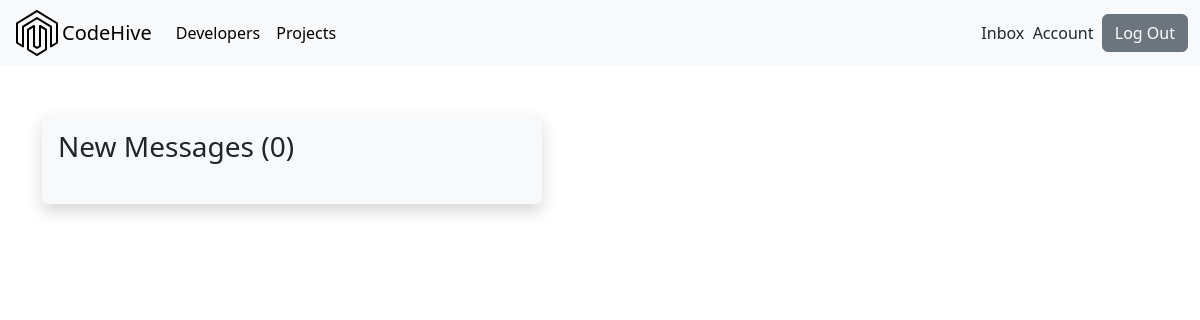
Page /inbox/ (signed in) on the earlier database version.
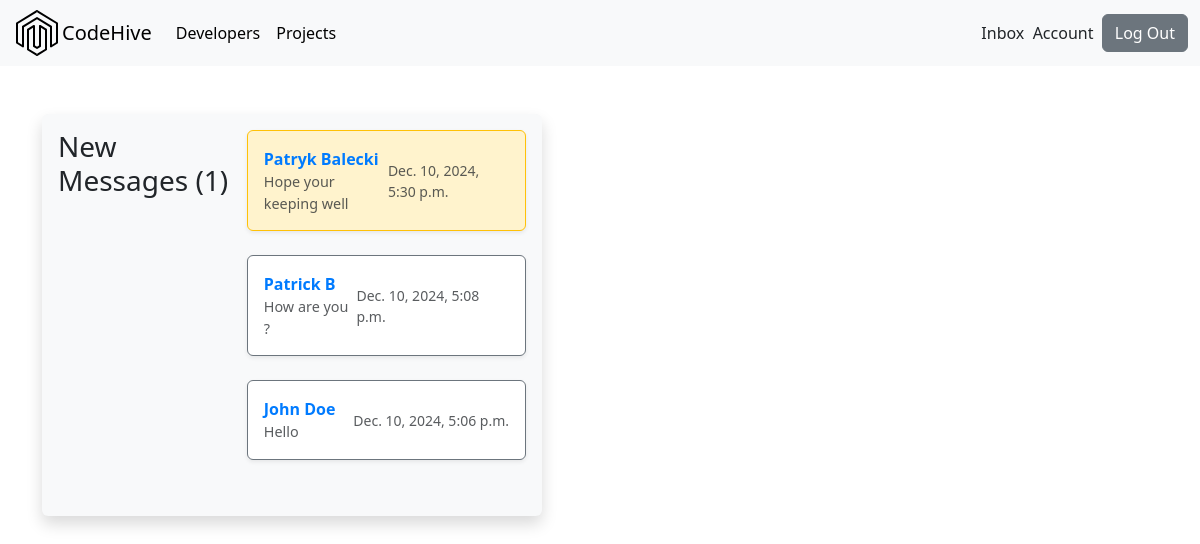
Same page on the later database version.
### users/models.py (models this page shows, shortened)
class Message(models.Model):
    sender = models.ForeignKey(Profile, on_delete=models.SET_NULL, null=True, blank=True)
    recipient = models.ForeignKey(Profile, on_delete=models.SET_NULL, null=True, blank=True, related_name="messages")
    name = models.CharField(max_length=200, null=True, blank=True)
    email = models.EmailField(max_length=200, null=True, blank=True)
    subject = models.CharField(max_length=200, null=True, blank=True)
    body = models.TextField()
    is_read = models.BooleanField(default=False, null=True)
    created = models.DateTimeField(auto_now_add=True)
    id = models.UUIDField(default=uuid.uuid4, unique=True,primary_key=True, editable=False)
    class Meta:
        ordering = ['is_read', '-created']

### users/views.py (the view)
# urls.py: path('inbox/', views.inbox, name="inbox"),
@login_required(login_url='login')
def inbox(request):
    profile = request.user.profile
    messageRequests = profile.messages.all()
    unreadCount = messageRequests.filter(is_read=False).count()
    context = {'messageRequests': messageRequests, 'unreadCount': unreadCount}
    return render(request, 'users/inbox.html', context)

### users/templates/users/inbox.html
{% extends 'main.html' %}
{% block content %}
<main class="inbox py-5">
    <div class="container">
      <div class="content-box bg-light p-3 rounded shadow">
        <h3 class="inbox-title mb-4">
          New Messages (<span>{{ unreadCount }}</span>)
        </h3>
        <ul class="messages list-unstyled">
          {% for message in messageRequests %}
          {% if message.is_read == False %}
          <li class="message message-unread">
            {% else %}
          <li class="message">
            {% endif %}
          <li class="message mb-4 {% if not message.is_read %}bg-warning-light border-warning{% else %}bg-white border-secondary{% endif %} border rounded p-3 shadow-sm">
            <a href="{% url 'message' message.id %}" class="text-decoration-none text-dark d-flex justify-content-between align-items-center">
              <div>
                <span class="message__author fw-bold">{{ message.name }}</span>
                <span class="message__subject d-block text-muted">{{ message.subject }}</span>
              </div>
              <span class="message__date text-muted small">{{ message.created }}</span>
            </a>
          </li>
          {% endfor %}
        </ul>
      </div>
    </div>
  </main>
{% endblock content %}

Differences in the rows shown:
added Message: name "Patryk Balecki", subject "Hope your keeping well", created "Dec. 10, 2024, 5:30 p.m.", is_read False (drawn)
added Message: name "Patrick B", subject "How are you ?", created "Dec. 10, 2024, 5:08 p.m."
added Message: name "John Doe", subject "Hello", created "Dec. 10, 2024, 5:06 p.m."
Other differences:
{{ unreadCount }}: "0" → "1"
